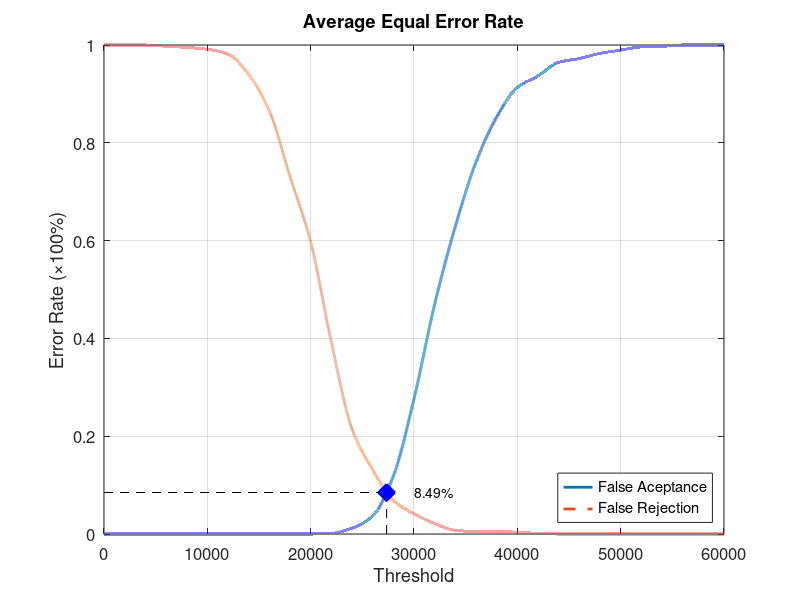
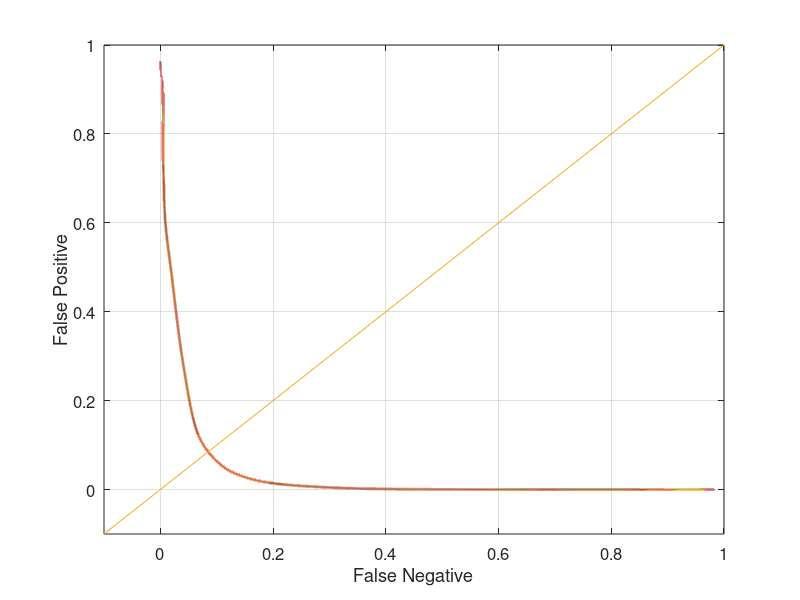

MATLAB code to generate these figures, in order:
function yEER = Experiment3Average
close all;
clear;
clc;
x = 0:2000:60000;
xq = 0:0.5:60000;

y0 = [0 0 0 0 0 0 0 0 0 0 0 0.00131579 0.0118421 0.0368421 0.118421 0.276316 0.469737 0.628947 0.760526 0.852632 0.913158 0.936842 0.964474 0.972368 0.982895 0.989474 0.996053 0.997368 1 1 1];
yy0 = interp1(x, y0, xq, 'pchip');
y1 = [1 1 1 0.9975 0.995 0.99125 0.98125 0.94 0.865 0.73125 0.5975 0.3925 0.215 0.13125 0.06875 0.04125 0.02125 0.0075 0.005 0.005 0.00375 0.00125 0 0 0 0 0 0 0 0 0];
yy1 = interp1(x, y1, xq, 'pchip');

% Calculating EER: 
y2 = abs(y0 - y1);
find(y2 == min(y2))
yy2 = abs(yy0 - yy1);
xEER = find(yy2 == min(yy2));
xEERIndex = xq(xEER) % X-axis EER
yEER = yy0(xEER) % Y-axis EER

main = figure
plot(xq, yy0,'-','LineWidth', 2);	hold on
plot(xq, yy1,'--','LineWidth', 2);	hold on
plot([xEERIndex xEERIndex], [0 yEER], 'k--');	hold on
plot([0 xEERIndex], [yEER yEER], 'k--');	hold on
plot(xEERIndex, yEER, 'bx', 'LineWidth', 10);	hold on
text(xEERIndex + 10 * xEERIndex / 100, yEER, [num2str(round((10000 * yEER)) / 100) '%'])
legend('False Aceptance', 'False Rejection', 'Location', 'SouthEast')
xlabel('Threshold')
ylabel('Error Rate (\times100%)')
title('Average Equal Error Rate')
set(gca, 'FontSize', 12)
axis([0 60000 0 1])
grid on

print(main, 'Experiment3AverageMain', '-dpng');
FNRxFPR = figure('Color', [1 1 1]);
plot(yy1, yy0, '-', yy1, yy0, 'LineWidth', 2);
hold on
y = -0.1:0.1:1
plot(y, y); 
set(gca, 'FontSize', 12)
xlabel('False Negative')
ylabel('False Positive')
axis([-0.1 1 -0.1 1])
set(gca, 'FontSize', 12)
grid on

print(FNRxFPR, 'Experiment3AverageFNRxFPR','-dpng');
end
